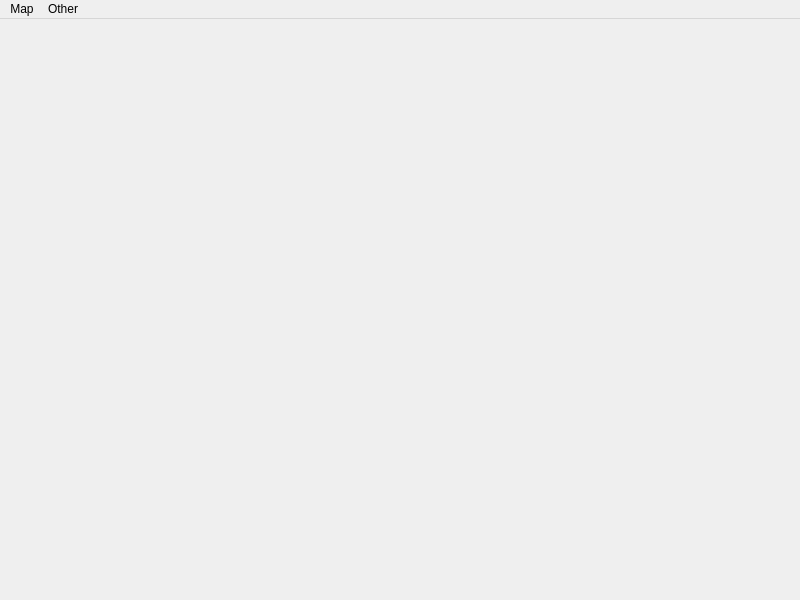
<?xml version="1.0" encoding="UTF-8"?>
<ui version="4.0">
 <class>MainWindow</class>
 <widget class="QMainWindow" name="MainWindow">
  <property name="geometry">
   <rect>
    <x>0</x>
    <y>0</y>
    <width>800</width>
    <height>600</height>
   </rect>
  </property>
  <property name="windowTitle">
   <string>MainWindow</string>
  </property>
  <widget class="QWidget" name="centralwidget"/>
  <widget class="QMenuBar" name="menubar">
   <property name="geometry">
    <rect>
     <x>0</x>
     <y>0</y>
     <width>800</width>
     <height>21</height>
    </rect>
   </property>
   <widget class="QMenu" name="menuMap">
    <property name="title">
     <string>Map</string>
    </property>
    <addaction name="actionJunior"/>
    <addaction name="actionMiddle"/>
    <addaction name="actionSenior"/>
    <addaction name="actionCustom"/>
   </widget>
   <widget class="QMenu" name="menuAbout">
    <property name="title">
     <string>Other</string>
    </property>
    <addaction name="actionCHEAT"/>
    <addaction name="actionRanking"/>
    <addaction name="actionCreators"/>
   </widget>
   <addaction name="menuMap"/>
   <addaction name="menuAbout"/>
  </widget>
  <action name="actionJunior">
   <property name="text">
    <string>Junior</string>
   </property>
  </action>
  <action name="actionMiddle">
   <property name="text">
    <string>Middle</string>
   </property>
  </action>
  <action name="actionSenior">
   <property name="text">
    <string>Senior</string>
   </property>
  </action>
  <action name="actionCreators">
   <property name="text">
    <string>About</string>
   </property>
  </action>
  <action name="actionCustom">
   <property name="icon">
    <iconset theme="Customize">
     <normaloff>.</normaloff>.</iconset>
   </property>
   <property name="text">
    <string>Customize</string>
   </property>
   <property name="toolTip">
    <string>Customize</string>
   </property>
  </action>
  <action name="actionCHEAT">
   <property name="text">
    <string>Cheat</string>
   </property>
   <property name="toolTip">
    <string>Cheat</string>
   </property>
  </action>
  <action name="actionRanking">
   <property name="text">
    <string>Rank</string>
   </property>
  </action>
 </widget>
 <resources/>
 <connections/>
</ui>
